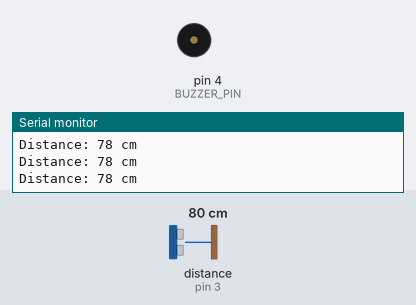
Bench run of a sketch on a simulated Arduino Uno, built with avr-gcc and run on an emulated ATmega328P. Parts: buzzer (waves = sounding, pin HIGH), the last lines printed to the serial monitor. Wiring (inferred from the names in the program): ultrasonic range finder: trigger pin 2; echo pin 3. Inputs (shaded band) come from the test bench; at power-on: distance to the obstacle (sensor on pin 3) 80 cm. The echo pulse lasts 58.3 µs per cm; pins used as bus, display or sensor lines are not drawn.

Above: at 1.3 s.
1.4 s: distance to the obstacle (sensor on pin 3) set to 23 cm
2.9 s: distance to the obstacle (sensor on pin 3) set to 19 cm
At 3.7 s:
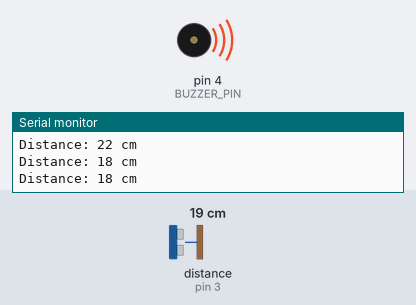
4.5 s: distance to the obstacle (sensor on pin 3) set to 35 cm
At 5.1 s:
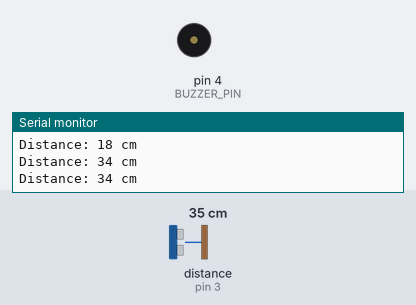
6.0 s: distance to the obstacle (sensor on pin 3) set to 2 cm
At 6.5 s:
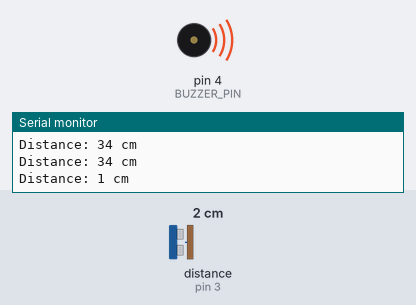
Timing chart, 0 to 8.5 s (numbered marks = the images above; inputs shaded):
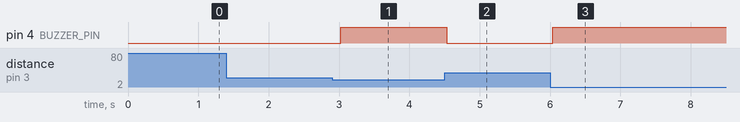

The sketch:

smart_pest_detection.ino
```cpp
#define TRIG_PIN 2
#define ECHO_PIN 3
#define BUZZER_PIN 4

long duration;
int distance;
int alertDistance = 20; // Distance in centimeter

void setup()
{
  pinMode(TRIG_PIN, OUTPUT);
  pinMode(ECHO_PIN, INPUT);
  pinMode(BUZZER_PIN, OUTPUT);
  Serial.begin(9600);
}

void loop()
{
  digitalWrite(TRIG_PIN, LOW);
  delayMicroseconds(2);

  // 10μs pulse is sent to trigger the ultrasonic sensor
  digitalWrite(TRIG_PIN, HIGH);
  delayMicroseconds(10);
  digitalWrite(TRIG_PIN, LOW);

  // Read the duration of the echo pulse
  duration = pulseIn(ECHO_PIN, HIGH);

  // Calculate the distance in centimeter
  distance = duration * 0.034 / 2;

  // Serial monitor output
  Serial.print("Distance: ");
  Serial.print(distance);
  Serial.println(" cm");

  // If an object is too close, buzzer is activated
  if (distance <= alertDistance)
  {
    digitalWrite(BUZZER_PIN, HIGH); // Buzzer turned on
  }
  else
  {
    digitalWrite(BUZZER_PIN, LOW); // Buzzer turned off
  }

  delay(500);
}
```

Measured:
- the behaviour switches between 22 and 21 cm on distance to the obstacle (sensor on pin 3) (found by bisection; images 0 and 1)
- after the input at 2.9 s, pin 4 (BUZZER_PIN): LOW → HIGH after 0.12 s
- after the input at 4.5 s, pin 4 (BUZZER_PIN): HIGH → LOW at once
- after the input at 6.0 s, pin 4 (BUZZER_PIN): LOW → HIGH at once
